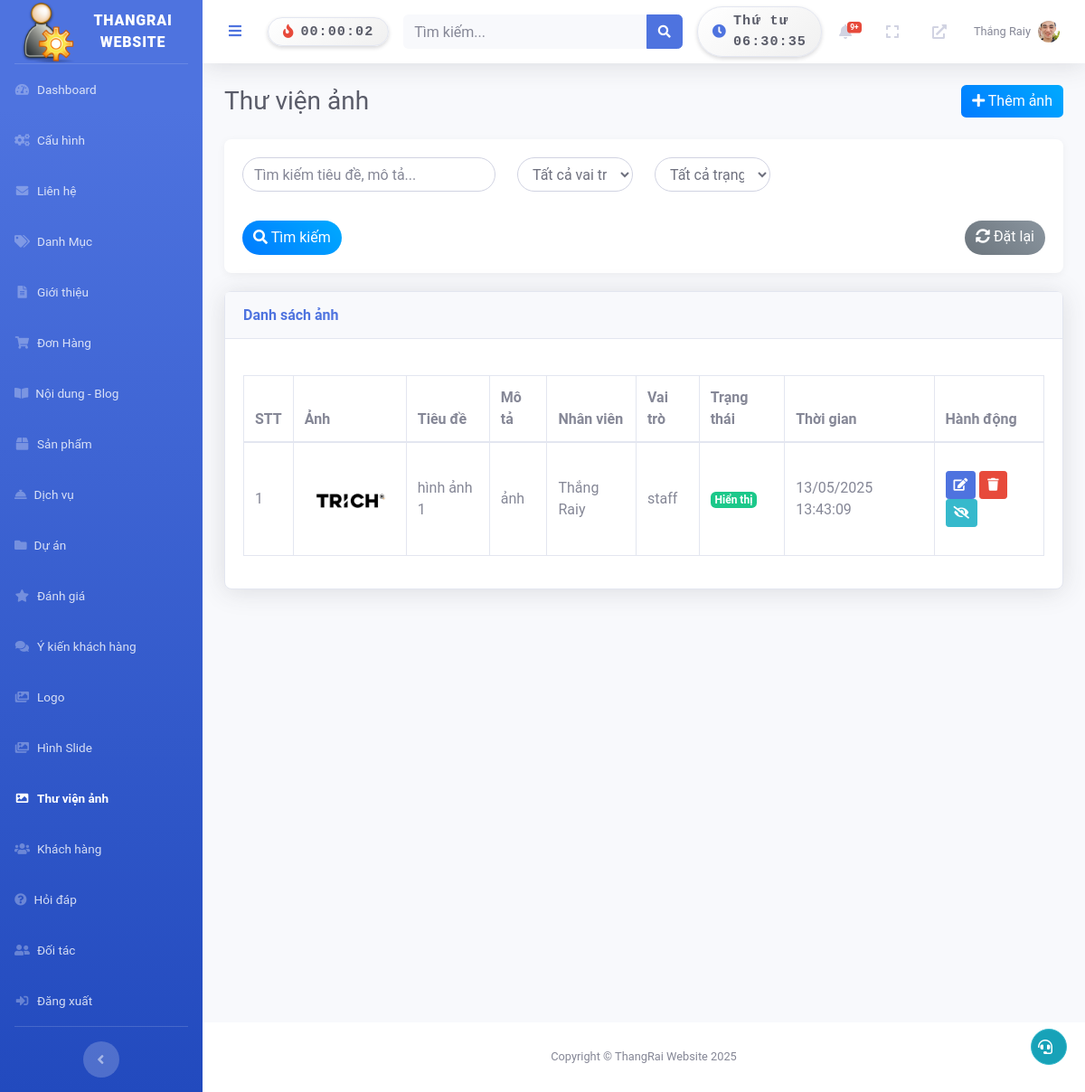
Screenshot of /admin/index.php?page=image (signed in) with the database file from the repository.
### tables this page shows
CREATE TABLE `images` (
  `id` int NOT NULL,
  `admin_id` int NOT NULL,
  `role_id` int NOT NULL,
  `title` varchar(255) NOT NULL,
  `description` text,
  `filenames` text NOT NULL,
  `status` enum('active','inactive') DEFAULT 'active',
  `created_at` datetime DEFAULT CURRENT_TIMESTAMP,
  `updated_at` datetime DEFAULT CURRENT_TIMESTAMP ON UPDATE CURRENT_TIMESTAMP
);

CREATE TABLE `roles` (
  `id` int NOT NULL,
  `name` varchar(50) NOT NULL,
  `description` text
);

### admin/pages/image/index.php (the view, shortened to what this page needs)
<?php
require_once 'C:/laragon/www/2/admin/config/db_connect.php';
$search = isset($_GET['search']) ? trim($_GET['search']) : '';
$page = isset($_GET['p']) ? max(1, (int)$_GET['p']) : 1;
$per_page = 10;
$offset = ($page - 1) * $per_page;
$sql = "SELECT i.*, a.name, r.name as role_name
        FROM images i
        JOIN admins a ON i.admin_id = a.id
        LEFT JOIN roles r ON i.role_id = r.id
        WHERE 1=1";
$params = [];
$sql .= " ORDER BY i.created_at DESC LIMIT ? OFFSET ?";
$stmt = $pdo->prepare($sql);
$stmt->bindValue(count($params) + 1, $per_page, PDO::PARAM_INT);
$stmt->bindValue(count($params) + 2, $offset, PDO::PARAM_INT);
$stmt->execute();
$images = $stmt->fetchAll(PDO::FETCH_ASSOC);
?>
<!DOCTYPE html>
<html lang="vi">
<head>
    <link rel="stylesheet" href="https://cdnjs.cloudflare.com/ajax/libs/dropzone/5.9.3/dropzone.min.css">
</head>
<body>
        <?php if (isset($_GET['action']) && ($_GET['action'] === 'add' || $_GET['action'] === 'edit')): ?>
            <?php
            $edit_mode = $_GET['action'] === 'edit' && isset($_GET['id']);
            $edit_id = $edit_mode ? (int)$_GET['id'] : 0;
            $edit_data = ['title' => '', 'description' => '', 'status' => 'active', 'filenames' => []];
            if ($edit_mode) {
                $stmt = $pdo->prepare("SELECT * FROM images WHERE id = ? AND admin_id = ?");
                $stmt->execute([$edit_id, $admin_id]);
                $edit_data = $stmt->fetch(PDO::FETCH_ASSOC);
                $edit_data['filenames'] = json_decode($edit_data['filenames'], true) ?: [];
            }
            ?>
            <h1 class="h3 mb-4 text-gray-800"><?php echo $edit_mode ? 'Sửa bản ghi ảnh' : 'Thêm ảnh mới'; ?></h1>
            <div class="upload-form">
                <form action="" method="POST" class="dropzone" id="imageUpload" enctype="multipart/form-data">
                    <input type="hidden" name="action" value="<?php echo $edit_mode ? 'edit' : 'add'; ?>">
                    <?php if ($edit_mode): ?>
                        <input type="hidden" name="id" value="<?php echo $edit_id; ?>">
                    <?php endif; ?>
                    <div class="form-group">
                        <label for="title">Tiêu đề</label>
                        <input type="text" name="title" id="title" class="form-control" value="<?php echo htmlspecialchars($edit_data['title']); ?>" required>
                    </div>
                    <div class="form-group">
                        <label for="description">Mô tả</label>
                        <textarea name="description" id="description" class="form-control" rows="4"><?php echo htmlspecialchars($edit_data['description']); ?></textarea>
                    </div>
                    <div class="form-group">
                        <label for="status">Trạng thái</label>
                        <select name="status" id="status" class="form-control">
                            <option value="active" <?php echo $edit_data['status'] === 'active' ? 'selected' : ''; ?>>Hiển thị</option>
                            <option value="inactive" <?php echo $edit_data['status'] === 'inactive' ? 'selected' : ''; ?>>Ẩn</option>
                        </select>
                    </div>
                    <?php if ($edit_mode && !empty($edit_data['filenames'])): ?>
                        <div class="form-group">
                            <label>Ảnh hiện tại</label>
                            <div class="image-preview">
                                <?php foreach ($edit_data['filenames'] as $filename): ?>
                                    <div style="display: inline-block; position: relative;">
                                        <img src="/2/admin/uploads/image/<?php echo htmlspecialchars($filename); ?>" alt="Image">
                                        <button type="button" class="delete-btn" onclick="deleteImage('<?php echo htmlspecialchars($filename); ?>', this)">×</button>
                                        <input type="hidden" name="delete_images[]" class="delete-image-input" value="">
                                    </div>
                                <?php endforeach; ?>
                            </div>
                        </div>
                    <?php endif; ?>
                    <div class="form-group">
                        <label>Khu vực upload ảnh (JPG, PNG, GIF, tối đa 2MB)</label>
                        <div class="dz-message">Kéo thả ảnh vào đây hoặc nhấn để chọn ảnh</div>
                    </div>
                    <div class="row mt-3">
                        <div class="col-md-6 col-sm-12">
                            <button type="button" id="submitBtn" class="btn btn-action">Lưu</button>
                            <input type="hidden" name="save" value="1">
                        </div>
                        <div class="col-md-6 col-sm-12 text-md-right">
                            <a href="index.php?page=image" class="btn btn-reset">Hủy</a>
                        </div>
                    </div>
                </form>
            </div>
        <?php else: ?>
            <div class="d-sm-flex align-items-center justify-content-between mb-4">
                <h1 class="h3 mb-0 text-gray-800">Thư viện ảnh</h1>
                <a href="index.php?page=image&action=add" class="btn btn-action"><i class="fas fa-plus"></i> Thêm ảnh</a>
            </div>
            <div class="filter-form">
                <form method="GET" action="">
                    <div class="row">
                        <div class="col-md-4 col-sm-12 form-group">
                            <input type="text" name="search" class="form-control" placeholder="Tìm kiếm tiêu đề, mô tả..." value="<?php echo htmlspecialchars($search); ?>">
                        </div>
                        <div class="col-md-2 col-sm-6 form-group">
                            <select name="role_id" class="form-control">
                                <option value="0">Tất cả vai trò</option>
                            </select>
                        </div>
                        <div class="col-md-2 col-sm-6 form-group">
                            <select name="status" class="form-control">
                                <option value="">Tất cả trạng thái</option>
                            </select>
                        </div>
                    </div>
                    <div class="row mt-3">
                        <div class="col-md-6 col-sm-12">
                            <button type="submit" class="btn btn-action"><i class="fas fa-search"></i> Tìm kiếm</button>
                        </div>
                        <div class="col-md-6 col-sm-12 text-md-right">
                            <a href="index.php?page=image" class="btn btn-reset"><i class="fas fa-sync-alt"></i> Đặt lại</a>
                        </div>
                    </div>
                </form>
            </div>
            <div class="card shadow mb-4">
                <div class="card-header py-3">
                    <h6 class="m-0 font-weight-bold text-primary">Danh sách ảnh</h6>
                </div>
                <div class="card-body">
                    <div class="table-responsive">
                        <table class="table table-bordered" id="dataTable" width="100%" cellspacing="0">
                            <thead>
                                <tr>
                                    <th>STT</th>
                                    <th>Ảnh</th>
                                    <th>Tiêu đề</th>
                                    <th>Mô tả</th>
                                    <th>Nhân viên</th>
                                    <th>Vai trò</th>
                                    <th>Trạng thái</th>
                                    <th>Thời gian</th>
                                    <th>Hành động</th>
                                </tr>
                            </thead>
                            <tbody>
                                <?php if (empty($images)): ?>
                                    <tr>
                                        <td colspan="9" class="text-center">Không tìm thấy bản ghi nào.</td>
                                    </tr>
                                <?php else: ?>
                                    <?php foreach ($images as $index => $image): ?>
                                        <?php $filenames = json_decode($image['filenames'], true) ?: []; ?>
                                        <tr>
                                            <td><?php echo $offset + $index + 1; ?></td>
                                            <td>
                                                <?php if (!empty($filenames)): ?>
                                                    <img src="/2/admin/uploads/image/<?php echo htmlspecialchars($filenames[0]); ?>" class="thumbnail" alt="Thumbnail">
                                                <?php else: ?>
                                                    Không có ảnh
                                                <?php endif; ?>
                                            </td>
                                            <td><?php echo htmlspecialchars($image['title'] ?? 'N/A'); ?></td>
                                            <td><?php echo htmlspecialchars($image['description'] ?? ''); ?></td>
                                            <td><?php echo htmlspecialchars($image['name'] ?? 'N/A'); ?></td>
                                            <td><?php echo htmlspecialchars($image['role_name'] ?? 'N/A'); ?></td>
                                            <td>
                                                <span class="badge <?php echo $image['status'] === 'active' ? 'badge-success' : 'badge-warning'; ?>">
                                                    <?php echo $image['status'] === 'active' ? 'Hiển thị' : 'Ẩn'; ?>
                                                </span>
                                            </td>
                                            <td><?php echo date('d/m/Y H:i:s', strtotime($image['created_at'])); ?></td>
                                            <td>
                                                <a href="index.php?page=image&action=edit&id=<?php echo $image['id']; ?>" class="btn btn-sm btn-primary"><i class="fas fa-edit"></i></a>
                                                <form action="" method="POST" style="display:inline;">
                                                    <button type="submit" class="btn btn-sm btn-danger" onclick="return confirm('Bạn có chắc muốn xóa bản ghi này?');"><i class="fas fa-trash"></i></button>
                                                </form>
                                                <form action="" method="POST" style="display:inline;">
                                                    <button type="submit" class="btn btn-sm btn-info"><i class="fas fa-eye<?php echo $image['status'] === 'active' ? '-slash' : ''; ?>"></i></button>
                                                </form>
                                            </td>
                                        </tr>
                                    <?php endforeach; ?>
                                <?php endif; ?>
                            </tbody>
                        </table>
                    </div>
                </div>
            </div>
        <?php endif; ?>
</body>
</html>

### admin/includes/topbar.php (shortened to what this page needs)
<?php
require_once 'C:/laragon/www/2/admin/config/db_connect.php';
$admin_id = $_SESSION['admin_id'] ?? null;
$avatar = null;
$new_orders_count = 0;
if ($admin_id) {
    $stmt = $pdo->prepare("SELECT avatar FROM admins WHERE id = ?");
    $stmt->execute([$admin_id]);
    $admin = $stmt->fetch(PDO::FETCH_ASSOC);
    $avatar = $admin['avatar'] ?? null;
    $stmt = $pdo->prepare("SELECT COUNT(*) as count FROM orders WHERE status = 'pending'");
    $stmt->execute();
    $new_orders_count = $stmt->fetch(PDO::FETCH_ASSOC)['count'];
}
?>
<nav class="navbar navbar-expand navbar-light bg-white topbar mb-4 static-top shadow">
    <button id="sidebarToggleTop" class="btn btn-link rounded-circle mr-3">
        <i class="fa fa-bars"></i>
    </button>
<div class="clock-box d-flex align-items-center px-3 py-1 shadow-sm mr-3" id="countdown-box" data-tooltip="">
    <i class="fas fa-fire mr-2 text-danger"></i>
    <span id="countdown" class="font-monospace text-dark">00:00:00</span>
</div>
    <form class="container search-container">
        <div class="input-group search-input-group">
            <input type="text" class="form-control bg-light border-0 small" placeholder="Tìm kiếm..." id="search-input">
            <div class="input-group-append">
                <button class="btn btn-primary" type="button" id="search-button">
                    <i class="fas fa-search fa-sm"></i>
                </button>
            </div>
        </div>
    </form>
<div class="ml-3 d-none d-md-flex align-items-center" id="clock-container">
    <div class="clock-box d-flex align-items-center px-3 py-1 shadow-sm">
        <i class="fas fa-clock mr-2 text-primary"></i>
        <span id="clock" class="font-monospace text-dark"></span>
    </div>
</div>
    <ul class="navbar-nav ml-auto">
        <li class="nav-item dropdown no-arrow mx-1">
            <a class="nav-link dropdown-toggle" href="#" id="ordersDropdown" role="button" data-toggle="dropdown">
                <i class="fas fa-bell fa-fw"></i>
                <?php if ($new_orders_count > 0): ?>
                    <span class="badge badge-danger badge-counter"><?php echo $new_orders_count > 9 ? '9+' : $new_orders_count; ?></span>
                <?php endif; ?>
            </a>
        </li>
        <li class="nav-item no-arrow mx-1">
            <a class="nav-link" href="#" id="fullscreenToggle">
                <i class="fas fa-expand fa-fw"></i>
            </a>
        </li>
        <li class="nav-item no-arrow mx-1">
            <a class="nav-link" href="http://localhost/2/public/" target="_blank">
                <i class="fas fa-external-link-alt fa-fw"></i>
            </a>
        </li>
        <li class="nav-item dropdown no-arrow">
            <a class="nav-link dropdown-toggle" href="#" id="userDropdown" role="button" data-toggle="dropdown">
                <span class="mr-2 d-none d-lg-inline text-gray-600 small">
                    <?php echo htmlspecialchars($_SESSION['admin_name'] ?? 'Admin'); ?>
                </span>
                <?php if ($avatar): ?>
                    <img src="/2/admin/<?php echo htmlspecialchars($avatar); ?>" alt="Avatar" class="rounded-circle" style="width: 24px; height: 24px; object-fit: cover;">
                <?php else: ?>
                    <img src="/2/admin/images/default-avatar.png" alt="Default Avatar" class="rounded-circle" style="width: 24px; height: 24px; object-fit: cover;">
                <?php endif; ?>
            </a>
        </li>
    </ul>
</nav>

### rows the page displays
images: index "1", title "hình ảnh 1", description "ảnh", admin.name "Thắng Raiy", role.name "staff", status "Hiển thị", created_at "13/05/2025 13:43:09"

### other values shown
SITE_NAME "THANGRAI WEBSITE"
$_SESSION['admin_name'] "Thắng Raiy"
SITE_NAME "ThangRai Website"
